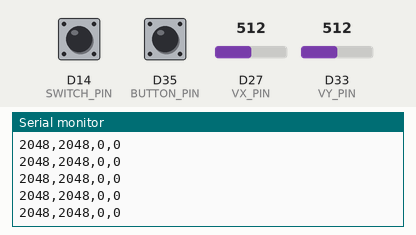
This sketch was run on a simulated Arduino Due. On the bench: the last lines printed to the serial monitor. The inputs (shaded band) are chosen by the test bench; at power-on: D27 (VX_PIN) = 512, D33 (VY_PIN) = 512, D14 (SWITCH_PIN) HIGH, D35 (BUTTON_PIN) HIGH (analog values on the 0–1023 scale).

Above: at 1.2 s.
1.3 s: D27 (VX_PIN) set to 716
At 1.31 s:
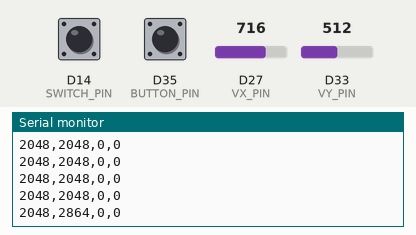
2.8 s: D33 (VY_PIN) set to 716
At 2.81 s:
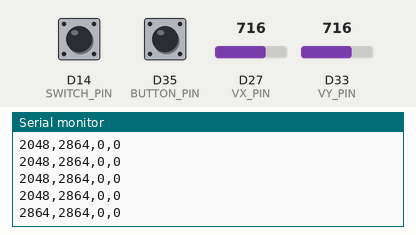
4.3 s: D14 (SWITCH_PIN) pulled LOW for 0.15 s
At 4.32 s:
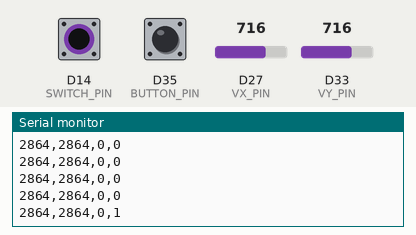
5.9 s: D35 (BUTTON_PIN) pulled LOW for 0.15 s
At 5.93 s:
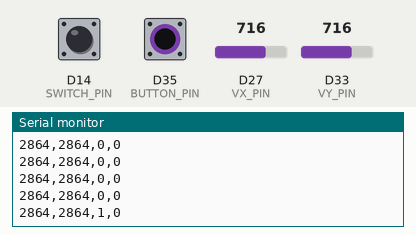
7.5 s: D27 (VX_PIN) set to 900
At 7.53 s:
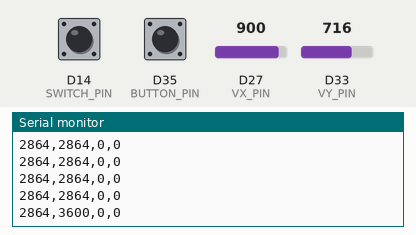
9.0 s: D14 (SWITCH_PIN) pulled LOW for 1 s
At 9.04 s:
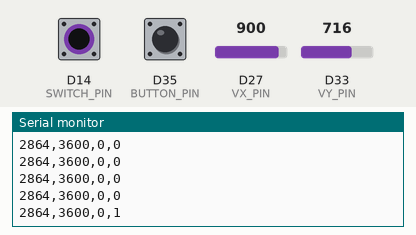
Timing chart, 0 to 12.0 s (numbered marks = the images above; inputs shaded):
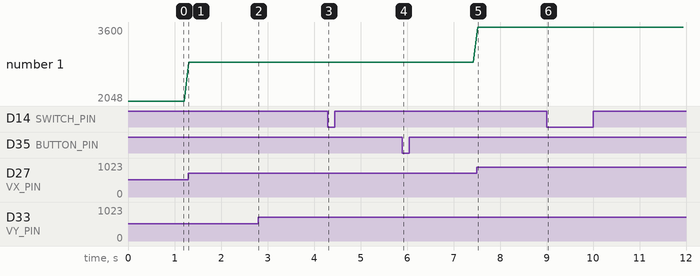

Measured:
- after the input at 1.3 s, the serial monitor: prints a new line at once (image 1)
- after the input at 2.8 s, the serial monitor: prints a new line at once (image 2)
- after the input at 4.3 s, the serial monitor: prints a new line at once (image 3)
- after the input at 5.9 s, the serial monitor: prints a new line at once (image 4)
- after the input at 7.5 s, the serial monitor: prints a new line at once (image 5)
- after the input at 9.0 s, the serial monitor: prints a new line at once (image 6)
- plotted number 1: 2048 → 2864 after the input at 1.3 s, 2864 → 3600 after the input at 7.5 s

The sketch:

analogReading.ino
```cpp
#define VX_PIN 27
#define VY_PIN 33
#define BUTTON_PIN 35
#define SWITCH_PIN 14

void setup() {
  // initialize serial communication at 115200 bits per second:
  Serial.begin(115200);

  //set the resolution to 12 bits (0-4095)
  analogReadResolution(12);
  pinMode(BUTTON_PIN, INPUT_PULLUP);
  pinMode(SWITCH_PIN, INPUT_PULLUP);
}

void loop() {

  // read the analog / millivolts value for pin 2:
  int vYanalog = analogRead(VY_PIN);
  int vXanalog = analogRead(VX_PIN);
  int buttonAnalog = !digitalRead(BUTTON_PIN);
  int switchAnalog = !digitalRead(SWITCH_PIN);

  // print out the values you read:
  Serial.printf("%d,%d,%d,%d\n", vYanalog, vXanalog, buttonAnalog, switchAnalog);

  delay(100);  // delay in between reads for clear read from serial
}
```
